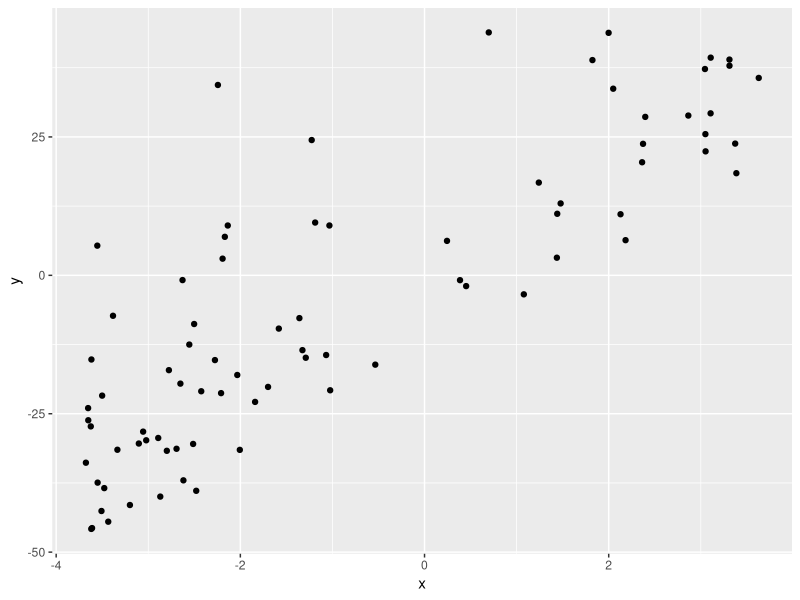
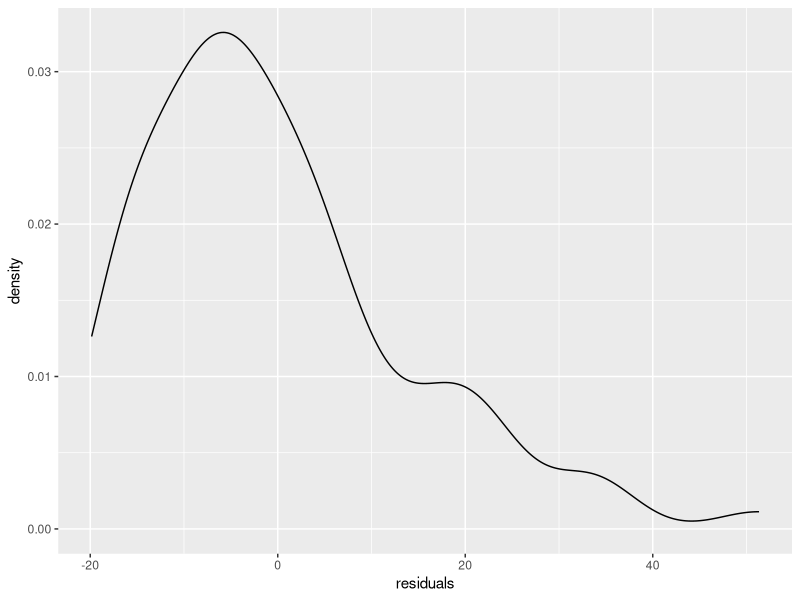

These figures' R source, in order:
## ---- chunk 1
knitr::opts_chunk$set(echo = TRUE)
library(tidyverse)
library(boot)
set.seed(303203)
## ---- chunk 2
xy <- read.csv("xy.csv")
ggplot(xy, aes(x = x, y = y)) + geom_point()
## ---- chunk 3
(linear_model <- lm(y~x, data = xy))
conf <- confint(linear_model, level = 0.95)[1:2]
residuals <- resid(linear_model)
z = data.frame(residuals)

ggplot(z, aes(x = residuals)) + geom_density()
## ---- chunk 4
coef(linear_model)  

coef_x_stat <- function(x, index) {
  df <- x[index,]
  coef(lm(y~x, data = df))["x"]
}

coef_boot <- boot(xy, statistic = coef_x_stat, R = 1000)
boot.ci(boot.out = coef_boot, type = "basic")  
boot.ci(boot.out = coef_boot, type = "perc")
## ---- chunk 5
Xs <- xy["x"]
#1
coef(linear_model)
sigma <- summary(linear_model)$sigma
#2
y_hats <- predict(linear_model)

#3
Capital_Y <- function(x){
  x = x + sigma * rt(1,4) / sqrt(2)
}
boot_samples <- rerun(1000, map_dbl(y_hats, ~ Capital_Y(.x)))

#4
betas <- numeric(1000)
for (i in 1:1000){
  Ys <- boot_samples[i]
  temp_frame <- data.frame(Xs, Ys)
  colnames(temp_frame)[2] <- ("y")
  betas[i] <- coef(lm(y~x, data = temp_frame))["x"]
}

#5
q <- quantile(betas, c(0.025, 0.975))
(intervals <- c(2*coef(linear_model)["x"] - q[2], 2*coef(linear_model)["x"] - q[1]))


## ---- chunk 6
ehats <- xy$y - y_hats

e_star <- replicate(1000, sample(ehats, size = nrow(xy), replace = TRUE))

betas_partb <- numeric(1000)

for (i in 1:1000){
  Y_star <- y_hats+e_star[,i]
  betas_partb[i] <- coef(lm(Y_star~xy$x))[2]
}

q1 <- quantile(betas_partb, c(0.025, 0.975))
(intervals1 <- c(2*coef(linear_model)["x"] - q1[2], 2*coef(linear_model)["x"] - q1[1]))
